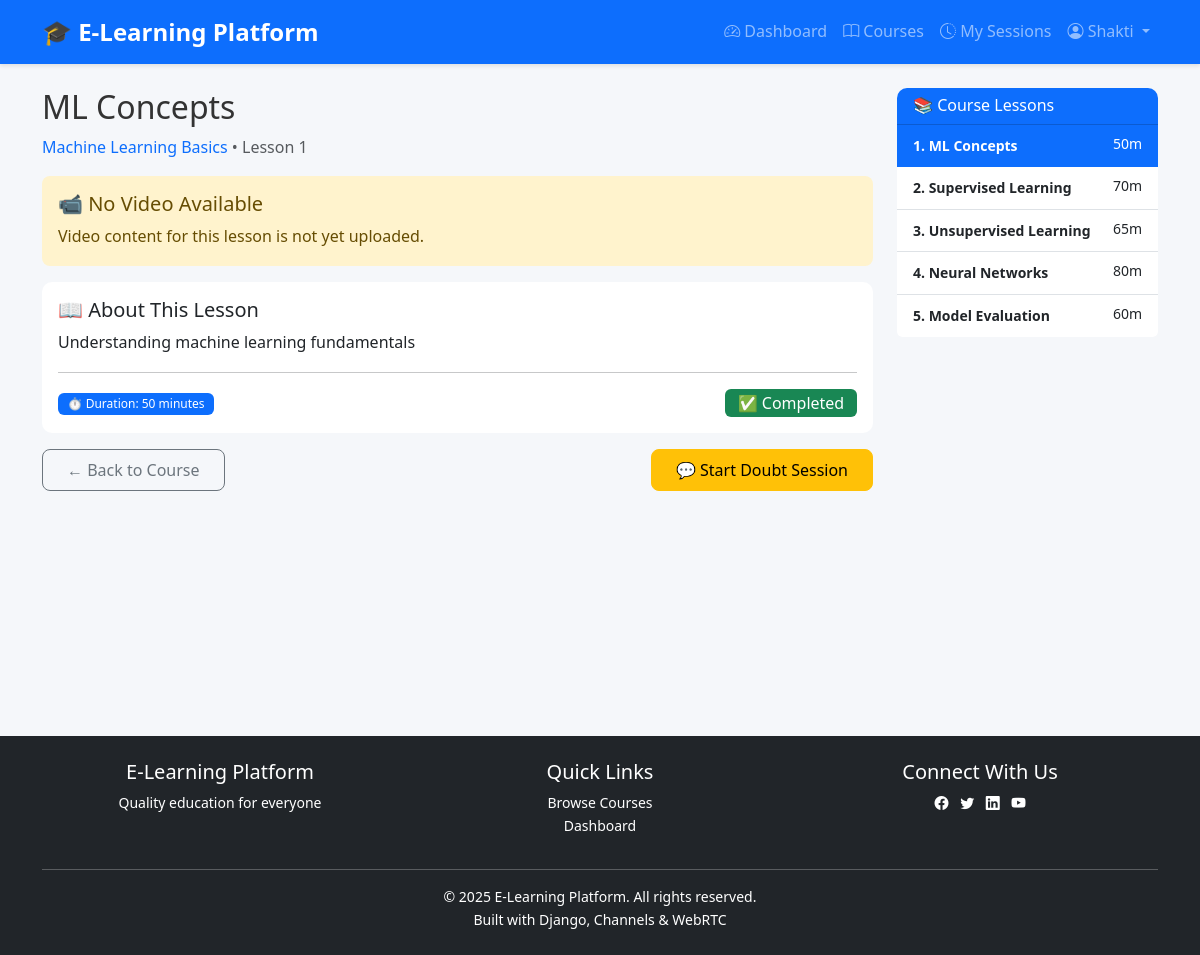
The app's page /courses/lesson/21/ (signed in) with its own data.
### courses/models.py (models this page shows, shortened)
class Lesson(models.Model):
    course = models.ForeignKey(
        Course,
        on_delete=models.CASCADE,
        related_name='lessons'
    )
    title = models.CharField(max_length=200)
    description = models.TextField(blank=True)
    video_file = models.FileField(
        upload_to='lesson_videos/',
        blank=True,
        null=True
    )
    pdf_file = models.FileField(
        upload_to='lesson_pdfs/',
        blank=True,
        null=True
    )
    order = models.IntegerField(default=0)
    duration = models.IntegerField(
        default=0,
        help_text='Duration in minutes'
    )
    created_at = models.DateTimeField(auto_now_add=True)
    class Meta:
        db_table = 'lessons'
        ordering = ['order', 'created_at']
        verbose_name = 'Lesson'
        verbose_name_plural = 'Lessons'

class Course(models.Model):
    CATEGORY_CHOICES = (
        ('programming', 'Programming'),
        ('data_science', 'Data Science'),
        ('web_dev', 'Web Development'),
        ('mobile_dev', 'Mobile Development'),
        ('ai_ml', 'AI & Machine Learning'),
        ('database', 'Database'),
        ('devops', 'DevOps'),
        ('other', 'Other'),
    )
    instructor = models.ForeignKey(
        User,
        on_delete=models.CASCADE,
        related_name='courses_taught'
    )
    title = models.CharField(max_length=200)
    description = models.TextField()
    category = models.CharField(
        max_length=50,
        choices=CATEGORY_CHOICES,
        default='other'
    )
    price = models.DecimalField(
        max_digits=10,
        decimal_places=2,
        default=0.00
    )
    thumbnail = models.ImageField(
        upload_to='course_thumbnails/',
        blank=True,
        null=True
    )
    created_at = models.DateTimeField(auto_now_add=True)
    updated_at = models.DateTimeField(auto_now=True)
    class Meta:
        db_table = 'courses'
        ordering = ['-created_at']
        verbose_name = 'Course'
        verbose_name_plural = 'Courses'

### courses/views.py (the view)
# urls.py: path('lesson/<int:lesson_id>/', views.lesson_watch_view, name='lesson_watch'),
@login_required
def lesson_watch_view(request, lesson_id):
    lesson = get_object_or_404(Lesson, id=lesson_id)
    course = lesson.course
    if request.user.profile.role == 'student':
        is_enrolled = Enrollment.objects.filter(
            student=request.user,
            course=course
        ).exists()
        if not is_enrolled:
            messages.error(request, 'You must enroll in this course first')
            return redirect('courses:detail', course_id=course.id)
    progress = None
    if request.user.profile.role == 'student':
        progress, created = LessonProgress.objects.get_or_create(
            student=request.user,
            lesson=lesson
        )
    all_lessons = course.lessons.all()
    return render(request, 'courses/lesson_watch.html', {
        'lesson': lesson,
        'course': course,
        'all_lessons': all_lessons,
        'progress': progress
    })

### courses/templates/courses/lesson_watch.html (shortened to what this page needs)
{% extends 'base.html' %}
{% block content %}
<div class="row">
    <div class="col-md-9">
        <h2>{{ lesson.title }}</h2>
        <p class="text-muted">
            <a href="{% url 'courses:detail' course.id %}">{{ course.title }}</a> • Lesson {{ lesson.order }}
        </p>
        {% if lesson.video_file %}
        <div class="ratio ratio-16x9 mb-3">
            <video controls class="rounded" controlsList="nodownload">
                <source src="{{ lesson.video_file.url }}" type="video/mp4">
                Your browser does not support the video tag.
            </video>
        </div>
        {% else %}
        <div class="alert alert-warning">
            <h5>📹 No Video Available</h5>
            <p class="mb-0">Video content for this lesson is not yet uploaded.</p>
        </div>
        {% endif %}
        <div class="card mb-3">
            <div class="card-body">
                <h5>📖 About This Lesson</h5>
                <p>{{ lesson.description|default:"No description provided for this lesson." }}</p>
                <hr>
                <div class="d-flex justify-content-between align-items-center flex-wrap gap-2">
                    <div>
                        <span class="badge bg-primary">⏱️ Duration: {{ lesson.duration }} minutes</span>
                    </div>
                    <div>
                        {% if user.profile.role == 'student' %}
                        {% if progress and progress.completed %}
                        <span class="badge bg-success fs-6">✅ Completed</span>
                        {% else %}
                        <a href="{% url 'courses:mark_complete' lesson.id %}" class="btn btn-success">
                            ✓ Mark as Completed
                        </a>
                        {% endif %}
                        {% endif %}
                    </div>
                </div>
            </div>
        </div>
        <div class="d-flex justify-content-between mb-3">
            <a href="{% url 'courses:detail' course.id %}" class="btn btn-outline-secondary">
                ← Back to Course
            </a>
            {% if user.profile.role == 'student' %}
            <a href="{% url 'live_sessions:request' lesson.id %}" class="btn btn-warning">
                💬 Start Doubt Session
            </a>
            {% endif %}
        </div>
    </div>
    <div class="col-md-3">
        <div class="card sticky-top" style="top: 20px;">
            <div class="card-header bg-primary text-white">
                <h6 class="mb-0">📚 Course Lessons</h6>
            </div>
            <div class="list-group list-group-flush" style="max-height: 70vh; overflow-y: auto;">
                {% for l in all_lessons %}
                <a href="{% url 'courses:lesson_watch' l.id %}"
                    class="list-group-item list-group-item-action {% if l.id == lesson.id %}active{% endif %}">
                    <div class="d-flex w-100 justify-content-between align-items-start">
                        <div>
                            <small class="fw-bold">{{ forloop.counter }}. {{ l.title|truncatewords:4 }}</small>
                        </div>
                        <small class="text-nowrap ms-2">{{ l.duration }}m</small>
                    </div>
                </a>
                {% endfor %}
            </div>
        </div>
    </div>
</div>
{% endblock %}

### templates/base.html (shortened to what this page needs)
<!DOCTYPE html>
<html lang="en">
<head>
    <link href="https://cdn.jsdelivr.net/npm/bootstrap@5.3.0/dist/css/bootstrap.min.css" rel="stylesheet">
    <link rel="stylesheet" href="https://cdn.jsdelivr.net/npm/bootstrap-icons@1.11.0/font/bootstrap-icons.css">
    <link rel="stylesheet" href="/static/css/global.css">
</head>
<body>
    <nav class="navbar navbar-expand-lg navbar-dark bg-primary">
        <div class="container">
            <a class="navbar-brand"
                href="{% if user.is_authenticated %}{% url 'dashboards:redirect' %}{% else %}{% url 'accounts:login' %}{% endif %}">
                🎓 E-Learning Platform
            </a>
            <div class="collapse navbar-collapse" id="navbarNav">
                <ul class="navbar-nav ms-auto">
                    {% if user.is_authenticated %}
                    <li class="nav-item">
                        <a class="nav-link" href="{% url 'dashboards:redirect' %}">
                            <i class="bi bi-speedometer2"></i> Dashboard
                        </a>
                    </li>
                    <li class="nav-item">
                        <a class="nav-link" href="{% url 'courses:list' %}">
                            <i class="bi bi-book"></i> Courses
                        </a>
                    </li>
                    <li class="nav-item">
                        {% if user.profile.role == 'student' %}
                        <a class="nav-link" href="{% url 'live_sessions:student_dashboard' %}">
                            <i class="bi bi-clock-history"></i> My Sessions
                        </a>
                        {% elif user.profile.role == 'instructor' %}
                        <a class="nav-link" href="{% url 'live_sessions:instructor_dashboard' %}">
                            <i class="bi bi-clock-history"></i> My Sessions
                        </a>
                        {% else %}
                        <a class="nav-link" href="{% url 'session_logs:my_logs' %}">
                            <i class="bi bi-clock-history"></i> My Sessions
                        </a>
                        {% endif %}
                    </li>
                    <li class="nav-item dropdown">
                        <a class="nav-link dropdown-toggle" href="#" role="button" data-bs-toggle="dropdown">
                            <i class="bi bi-person-circle"></i> {{ user.username }}
                        </a>
                    </li>
                    {% endif %}
                </ul>
            </div>
        </div>
    </nav>
    <main class="container my-4">
        {% block content %}{% endblock %}
    </main>
    <footer class="bg-dark text-white text-center py-4 mt-5">
        <div class="container">
            <div class="row">
                <div class="col-md-4">
                    <h5>E-Learning Platform</h5>
                    <p class="small">Quality education for everyone</p>
                </div>
                <div class="col-md-4">
                    <h5>Quick Links</h5>
                    <ul class="list-unstyled small">
                        <li><a href="{% url 'courses:list' %}" class="text-white">Browse Courses</a></li>
                        {% if user.is_authenticated %}
                        <li><a href="{% url 'dashboards:redirect' %}" class="text-white">Dashboard</a></li>
                        {% else %}
                        <li><a href="{% url 'accounts:signup' %}" class="text-white">Sign Up</a></li>
                        {% endif %}
                    </ul>
                </div>
                <div class="col-md-4">
                    <h5>Connect With Us</h5>
                    <div class="small">
                        <a href="#" class="text-white me-2"><i class="bi bi-facebook"></i></a>
                        <a href="#" class="text-white me-2"><i class="bi bi-twitter"></i></a>
                        <a href="#" class="text-white me-2"><i class="bi bi-linkedin"></i></a>
                        <a href="#" class="text-white"><i class="bi bi-youtube"></i></a>
                    </div>
                </div>
            </div>
            <hr class="bg-white">
            <p class="mb-0 small">&copy; 2025 E-Learning Platform. All rights reserved.</p>
            <p class="mb-0 small">Built with Django, Channels & WebRTC</p>
        </div>
    </footer>
</body>
</html>

### static/css/global.css (style rules this page uses)
:root { --primary-color: #0d6efd; --secondary-color: #6c757d; --success-color: #28a745; --danger-color: #dc3545; --warning-color: #ffc107; --info-color: #17a2b8; --light-color: #f8f9fa; --dark-color: #343a40; --body-bg: #f5f7fa; }
body { font-family: "Segoe UI", Tahoma, Geneva, Verdana, sans-serif; background-color: var(--body-bg); color: #333; line-height: 1.6; }
.navbar { box-shadow: 0 2px 4px rgba(0, 0, 0, 0.1); }
.navbar-brand { font-weight: 700; font-size: 1.5rem; }
.card { border: none; border-radius: 10px; transition: transform 0.3s ease, box-shadow 0.3s ease; }
.card-header { border-radius: 10px 10px 0 0 !important; font-weight: 600; }
.btn { border-radius: 8px; font-weight: 500; padding: 0.5rem 1.5rem; transition: all 0.3s ease; }
.alert { border-radius: 8px; border: none; }
.badge { padding: 0.4em 0.8em; font-weight: 500; }
.list-group-item { border: none; border-bottom: 1px solid #dee2e6; transition: background-color 0.3s ease; }
.list-group-item.active { background-color: var(--primary-color); border-color: var(--primary-color); }
footer { margin-top: auto; }
main { min-height: calc(100vh - 200px); }
.alert { animation: fadeIn 0.5s ease-in; }
a { text-decoration: none; color: var(--primary-color); transition: color 0.3s ease; }

### records on screen
Lesson: title "ML Concepts", order "1", description "Understanding machine learning fundamentals", duration "50"
Course: title "Machine Learning Basics"
Lesson: title "Supervised Learning", duration "70"
Lesson: title "Unsupervised Learning", duration "65"
Lesson: title "Neural Networks", duration "80"
Lesson: title "Model Evaluation", duration "60"

### other values on screen
{{ user.username }} "Shakti"
